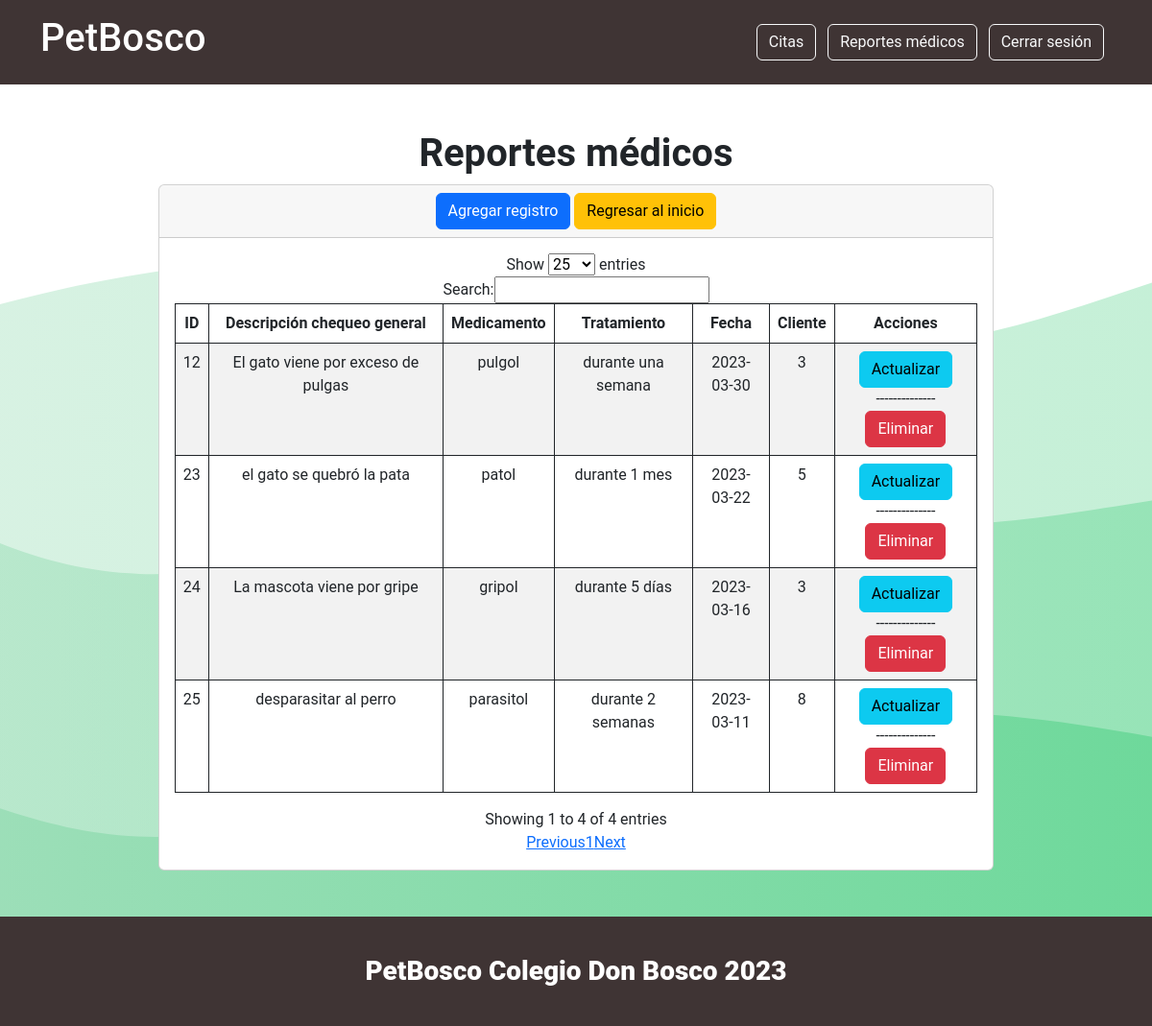
Before: /secciones/reportes/index.php (signed in) with the older database file.
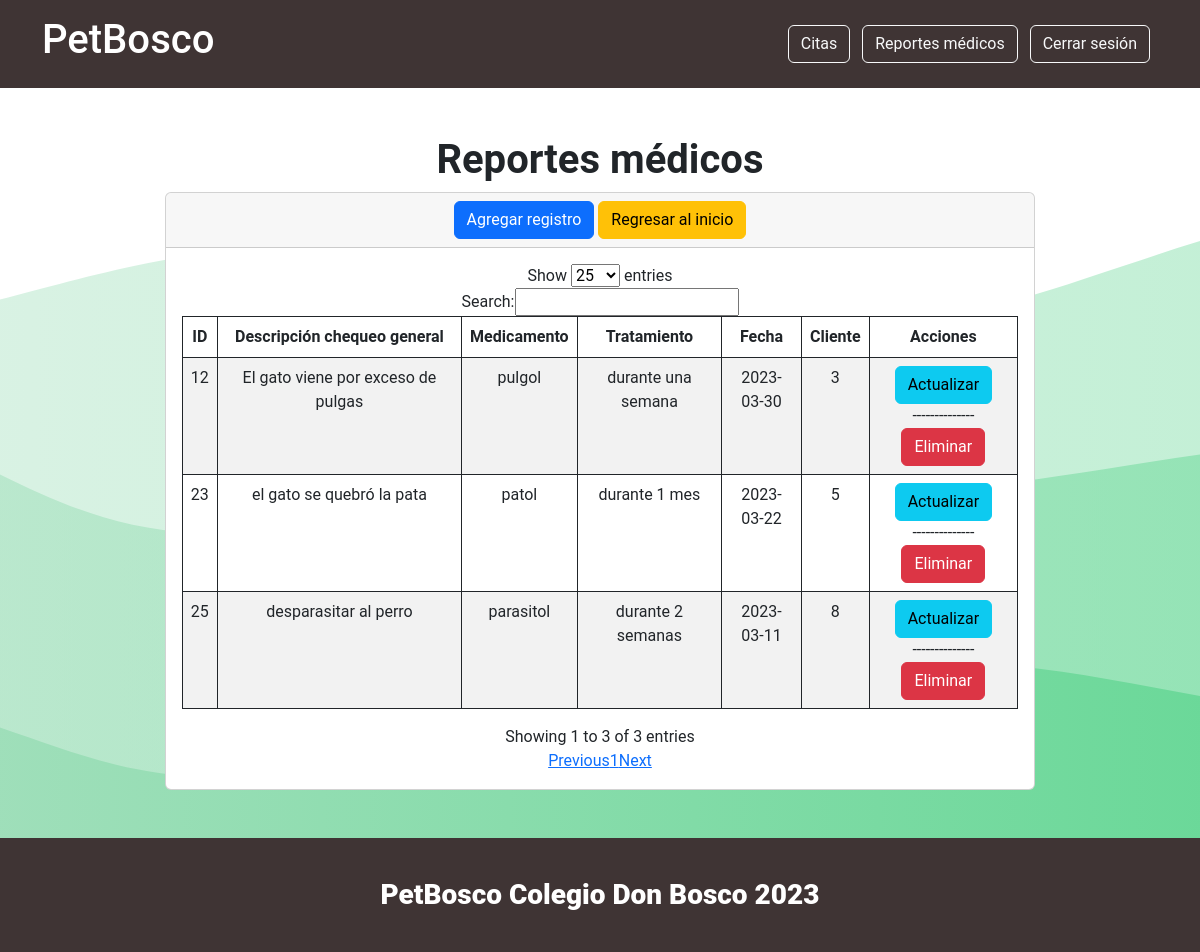
After: the same page with the newer database file.
### tables this page shows
CREATE TABLE `reportemedico` (
  `id_reporteMedico` int(11) NOT NULL,
  `Tratamiento` varchar(200) NOT NULL,
  `Medicamento` varchar(200) NOT NULL,
  `ChequeoGeneral` varchar(200) NOT NULL,
  `fechaReporte` date NOT NULL,
  `fk_cliente` int(11) NOT NULL
);

### secciones/reportes/index.php (the view, shortened to what this page needs)
    <?php include("../../conexionBd.php");
    $sentencia = $conexion->prepare("SELECT * FROM reportemedico");
    $sentencia->execute();
    $lista_reportes=$sentencia->fetchAll(PDO::FETCH_ASSOC);
    ?>
    <!DOCTYPE html>
    <html lang="en">
    <head>
        <link href="https://cdn.jsdelivr.net/npm/bootstrap@5.3.0-alpha1/dist/css/bootstrap.min.css" rel="stylesheet">
        <link href="../assets/dist/css/bootstrap.min.css" rel="stylesheet">
        <link href="https://cdn.jsdelivr.net/npm/bootstrap@5.2.1/dist/css/bootstrap.min.css" rel="stylesheet"
>
    </head>
    <body>
    <?php include("../../templates/headervet.php");?>
    <div class="container d-flex justify-content-center">
        <h1><b>Reportes médicos</b></h1>
    </div>
    <div class="card m-auto text-center">
        <div class="card-header">
            <a name="" id="" class="btn btn-primary" href="crear.php" role="button">Agregar registro</a>
            <a name="" id="" class="btn btn-warning" href="<?php echo $url_base; ?>secciones/indexvet.php" role="button">Regresar al inicio</a>
        </div>
        <div class="card-body container">
            <div>
                <table id="myTable" class="display table table text-center table-bordered border-dark table-striped table-hover">
                    <thead>
                        <tr>
                            <th scope="col">ID</th>
                            <th scope="col">Descripción chequeo general</th>
                            <th scope="col">Medicamento</th>
                            <th scope="col">Tratamiento</th>
                            <th scope="col">Fecha</th>
                            <th scope="col">Cliente</th>
                            <th scope="col">Acciones</th>
                        </tr>
                    </thead>
                    <tbody>
                        <?php foreach ($lista_reportes as $registro): ?>
                        <tr>
                            <td scope="row"><?php echo $registro['id_reporteMedico'];?></td>
                            <td scope="row"><?php echo $registro['ChequeoGeneral'];?></td>
                            <td scope="row"><?php echo $registro['Medicamento'];?></td>
                            <td scope="row"><?php echo $registro['Tratamiento'];?></td>
                            <td scope="row"><?php echo $registro['fechaReporte'];?></td>
                            <td scope="row"><?php echo $registro['fk_cliente'];?></td>
                            <td>
                            <a name="" id="" class="btn btn-info" href="editar.php?txtID=<?php echo $registro['id_reporteMedico']; ?>" role="button">Actualizar</a>
                            <br>--------------
                            <a name="" id="" class="btn btn-danger" href="index.php?txtID=<?php echo $registro['id_reporteMedico']; ?>" role="button">Eliminar</a>
                            </td>
                        </tr>
                        <?php endforeach; ?>
                    </tbody>
                </table>
            </div>
        </div>
    </div>
    <?php include("../../templates/footer.php");?>
    </body>
    </html>

Changed rows visible on the page:
removed reportemedico: id_reporteMedico "24", ChequeoGeneral "La mascota viene por gripe", Medicamento "gripol", Tratamiento "durante 5 días", fechaReporte "2023-03-16", fk_cliente "3"
Other visible differences:
text written by a page script: "Show entries Search: Showing 1 to 4 of 4 entries Previous 1 Next" → "Show entries Search: Showing 1 to 3 of 3 entries Previous 1 Next"
